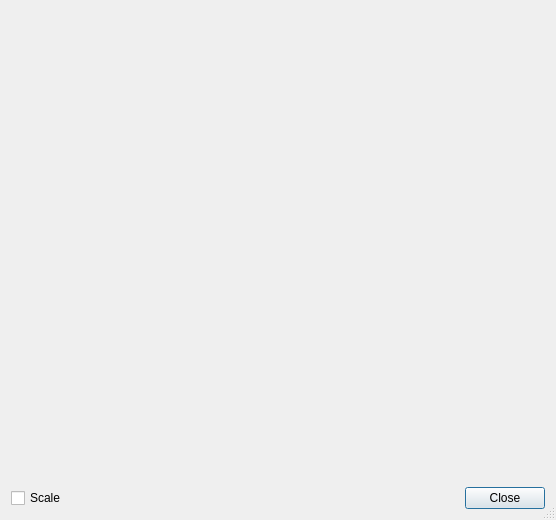
<ui version="4.0" >
 <class>FullCoverDialog</class>
 <widget class="QDialog" name="FullCoverDialog" >
  <property name="geometry" >
   <rect>
    <x>0</x>
    <y>0</y>
    <width>556</width>
    <height>520</height>
   </rect>
  </property>
  <property name="windowTitle" >
   <string>Full Cover</string>
  </property>
  <property name="sizeGripEnabled" >
   <bool>true</bool>
  </property>
  <layout class="QGridLayout" >
   <item row="0" column="0" >
    <widget class="QLabel" name="label" >
     <property name="text" >
      <string/>
     </property>
     <property name="scaledContents" >
      <bool>false</bool>
     </property>
    </widget>
   </item>
   <item row="1" column="0" >
    <layout class="QHBoxLayout" >
     <item>
      <widget class="QCheckBox" name="checkBox" >
       <property name="text" >
        <string>Scale</string>
       </property>
      </widget>
     </item>
     <item>
      <spacer>
       <property name="orientation" >
        <enum>Qt::Horizontal</enum>
       </property>
       <property name="sizeHint" >
        <size>
         <width>40</width>
         <height>20</height>
        </size>
       </property>
      </spacer>
     </item>
     <item>
      <widget class="QPushButton" name="pushButton" >
       <property name="text" >
        <string>Close</string>
       </property>
      </widget>
     </item>
    </layout>
   </item>
  </layout>
 </widget>
 <resources/>
 <connections/>
</ui>
